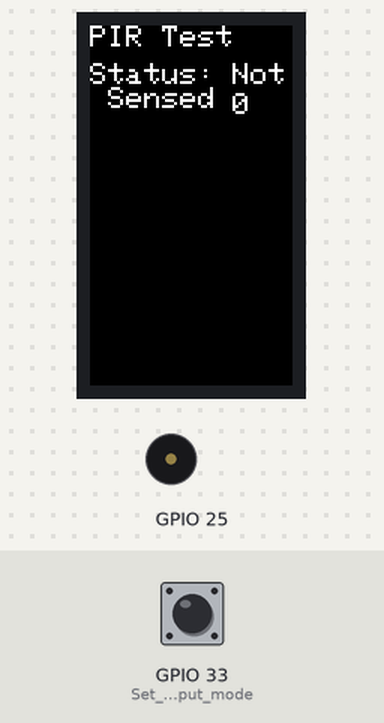
Recording of a sketch running on a simulated ESP32. On the bench: 135×240 colour display, buzzer (waves = sounding). The test bench sets the inputs (shaded band); at power-on: GPIO 33 (Set_pin_36_to_input_mode) LOW.

Above: at 1.3 s.
1.4 s: GPIO 33 (Set_pin_36_to_input_mode) pulled HIGH for 0.6 s
At 1.83 s:
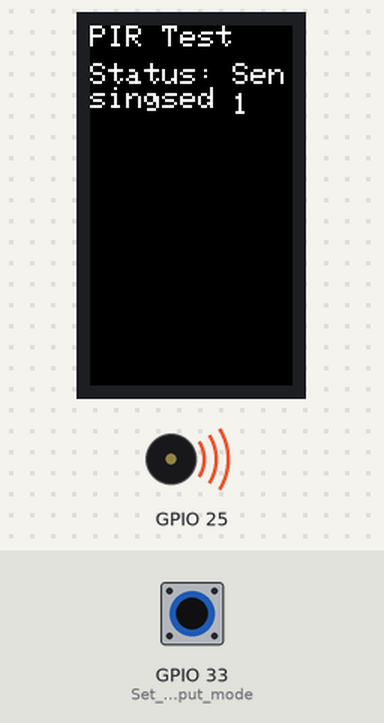
3.6 s: GPIO 33 (Set_pin_36_to_input_mode) pulled HIGH for 3.2 s
At 4.11 s:
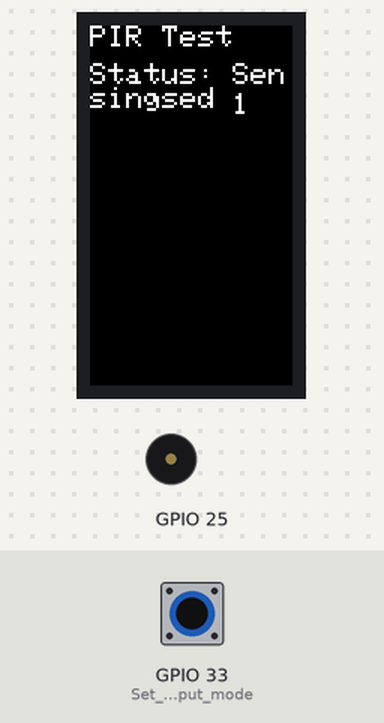
Timing chart, 0 to 8.5 s (numbered marks = the images above; inputs shaded):
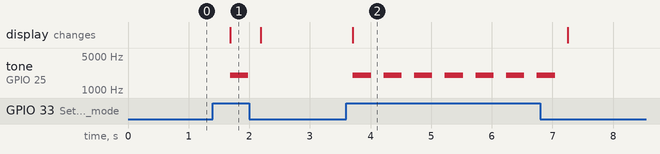

Measured:
- after the input at 1.4 s, tone on GPIO 25: silent → 2000 Hz after 0.28 s, → silent 0.30 s later; the display: changes after 0.28 s (image 1)
- after the input at 3.6 s, tone on GPIO 25: alternates 2000 Hz for 0.30 s and silent for 0.21 s, 14 changes in all, then stays silent, starting after 0.11 s; the display: changes after 0.11 s (image 2)

The sketch:

m5stickpirbeep.ino
```cpp
// (licence header left out)
#include "M5StickCPlus2.h"


void setup() {
    M5.begin();             // Init M5Core2.  初始化 M5Core2
    M5.Lcd.setTextSize(2);  // Set the text size to 2.  设置文字大小为2
    M5.Lcd.println("PIR Test");
    M5.Lcd.setCursor(0,
                     25);  // Position the cursor at (0,25).  将光标固定在(0,25)
    M5.Lcd.println("Status: \nValue: ");
    //For port A switching to pin 33 UART_RX_PIN = 33 - use 36 for port B
    pinMode(33, INPUT);  // Set pin 36 to input mode.  设置36号引脚为输入模式
    //max volume can go to 255
    M5.Speaker.setVolume(255);
 //   M5.Speaker.tone(4000, 200);
}

void loop() {
    M5.Lcd.fillRect(90, 25, 180, 50,
                    BLACK);  // Draw a black rectangle 180 by 50 at (90,25).
                             // 在(90,25)处画一个宽180高50的黑的矩形
    if (digitalRead(33) ==
        1) {  // If pin 36 reads a value of 1.  如果36号引脚的读取到的值为1
        M5.Lcd.setCursor(95, 25);
        M5.Lcd.print("Sensing");
        M5.Lcd.setCursor(95, 45);
        M5.Lcd.print("1");
        M5.Speaker.tone(2000, 300);
    } else {
        M5.Lcd.setCursor(95, 25);
        M5.Lcd.print("Not Sensed");
        M5.Lcd.setCursor(95, 45);
        M5.Lcd.print("0");
    }
    delay(500);
}
```
